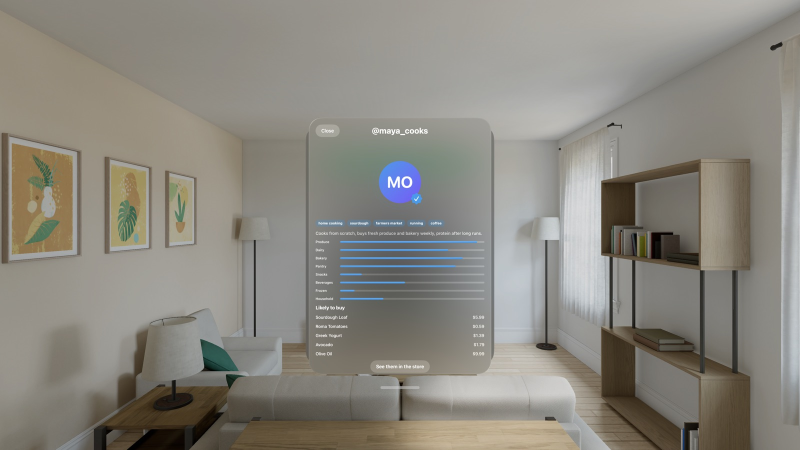
#> input picture docs/readme/04-result.jpg, 1600 x 900 px, given in place of 04-result.png, which was not available (shown at 1/2 size)
$ python make_plan_pdf.py
#> lines starting #> are read from the running program, lines starting #| are printed output that depends on the picture
### tools/make_demo_pdf.py
"""Builds demo/BehaviorAisle-Intent-Demo.pdf: one 1920x1080 page per frame with a title and notes.
Usage: python3 tools/make_demo_pdf.py"""
import os
from PIL import Image, ImageDraw, ImageFont

ROOT = os.path.dirname(os.path.dirname(os.path.abspath(__file__)))
RAW = os.path.join(ROOT, "screenshots", "raw")
OUT = os.path.join(ROOT, "demo", "BehaviorAisle-Intent-Demo.pdf")
W, H = 1920, 1080
BG, FG, DIM, ACC = (12, 14, 18), (240, 240, 240), (150, 155, 165), (94, 230, 168)

PAGES = [
    ("title", "Shelfcast: predicted intent", [
        "X profile -> interests -> predicted groceries -> the shelf they walk to.",
        "New since the X profile demo: intent panel, shelf beacon, floor path, reason per item.",
    ]),
    ("04-result.png", "1. Profile read", ["Interests and category affinity from @maya_cooks bio and posts."]),
    ("07-intent-hero.png", "2. Interest to item", [
        "Panel ties each predicted item to the interest that explains it (farmers market -> Roma Tomatoes).",
        "Probability, aisle and rank per item. Rank 1 highlighted in the shopper color.",
    ]),
    ("07b-intent-panel.png", "2b. Panel close-up", [
        "Roma Tomatoes, Red Apples, Navel Oranges, each traced to 'farmers market', Aisle 1 Produce.",
    ]),
    ("08-intent-path.png", "3. Where they go next", [
        "Marching dotted path on the floor from the shopper toward the aisle spot.",
        "Light beam and pulsing ring on the rank-1 product, quieter rings on ranks 2-3.",
    ]),
    ("gaps", "Blindspots left", [
        "Packed density hangs store generation in the simulator at 2%; captures use stocked.",
        "Probabilities are flat (7-8%) over 32 SKUs; show share vs. uniform 3% or top-3 mass.",
        "Panel and beacon too small at 3 m; needs a viewer-facing HUD or closer camera route.",
        "Rank-1 shelf (Aisle 1) sits off-frame from the center aisle; camera should pan to it.",
        "Viewer has no store-level answer: which shelves this profile will hit (aisle heat for one person).",
    ]),
]


def font(size, bold=False):
    for p in ["/System/Library/Fonts/SFNS.ttf", "/System/Library/Fonts/Helvetica.ttc"]:
        if os.path.exists(p):
            try:
                f = ImageFont.truetype(p, size)
                if bold:
                    try: f.set_variation_by_name("Bold")
                    except Exception: pass
                return f
            except Exception:
                pass
    return ImageFont.load_default()


def page(kind, title, lines):
#> called with kind = 'title', title = 'Shelfcast: predicted intent'
    im = Image.new("RGB", (W, H), BG)
    d = ImageDraw.Draw(im)
    if kind in ("title", "gaps"):
        d.text((120, 300 if kind == "title" else 140), title, font=font(84, True), fill=FG)
        y = 440 if kind == "title" else 300
        for l in lines:
            d.text((120, y), ("- " if kind == "gaps" else "") + l, font=font(40), fill=DIM)
            y += 80
#> after the loop, y = 600
        d.rectangle((120, 260 if kind == "title" else 110, 260, 268 if kind == "title" else 118), fill=ACC)
        return im
    path = os.path.join(RAW, kind)
    if not os.path.exists(path):
        d.text((120, 500), f"missing {kind}", font=font(48), fill=(255, 93, 93))
        return im
    shot = Image.open(path).convert("RGB")
    shot.thumbnail((W, 860))
    im.paste(shot, ((W - shot.width) // 2, 0))
    y = 875
    d.text((80, y), title, font=font(48, True), fill=FG)
    for i, l in enumerate(lines):
        d.text((80, y + 68 + i * 46), l, font=font(32), fill=DIM)
    return im


pages = [page(*p) for p in PAGES]
#> call 2 of page, with kind = '04-result.png', title = '1. Profile read'
#> in page, shot is the input picture: PIL image 1600x900 RGB; mean R, G, B 138.4, 135.4, 127.2
#> the loop in page (call 2), `for i, l in enumerate(lines):` made 1 pass
#> call 3 of page, with kind = '07-intent-hero.png', title = '2. Interest to item'
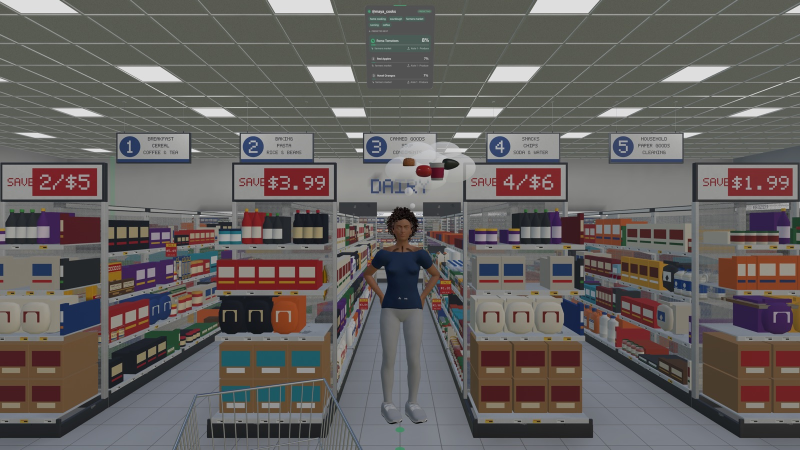
#> input picture docs/readme/07-intent-hero.jpg, 1600 x 900 px, given in place of 07-intent-hero.png, which was not available (shown at 1/2 size)
#> in page, shot is the input picture: PIL image 1600x900 RGB; mean R, G, B 101, 96.2, 94
#> in page (call 3), `im.paste(shot, ((W - shot.width) // 2, 0))`:
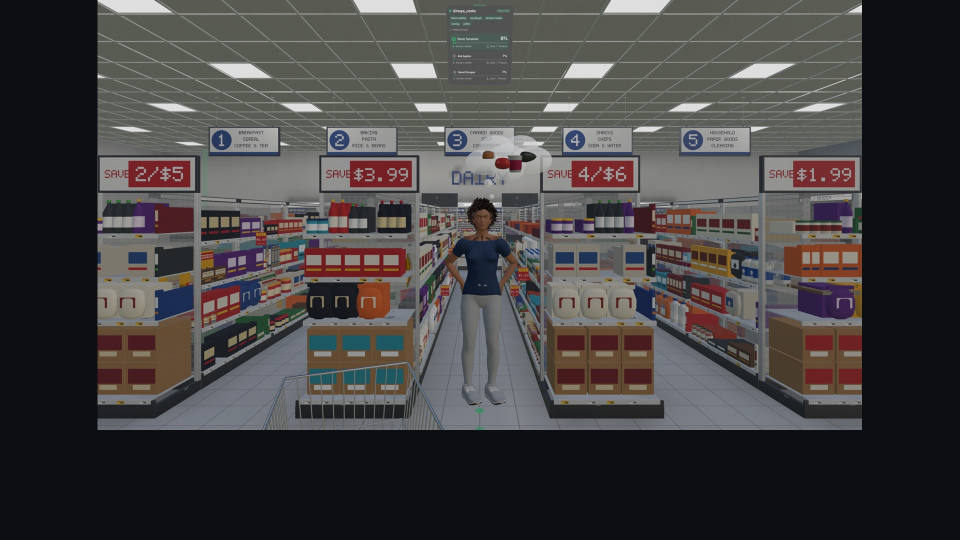
#> im: PIL image 1920x1080 RGB (shown at 1/2 size); mean R, G, B 68.4, 66.1, 66.2
#> the loop in page (call 3), `for i, l in enumerate(lines):` made 2 passes
#> call 4 of page, with kind = '07b-intent-panel.png', title = '2b. Panel close-up'
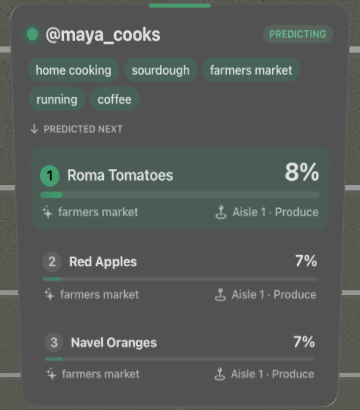
#> input picture screenshots/raw/07b-intent-panel.png, 360 x 410 px
#> the loop in page (call 4), `for i, l in enumerate(lines):` made 1 pass
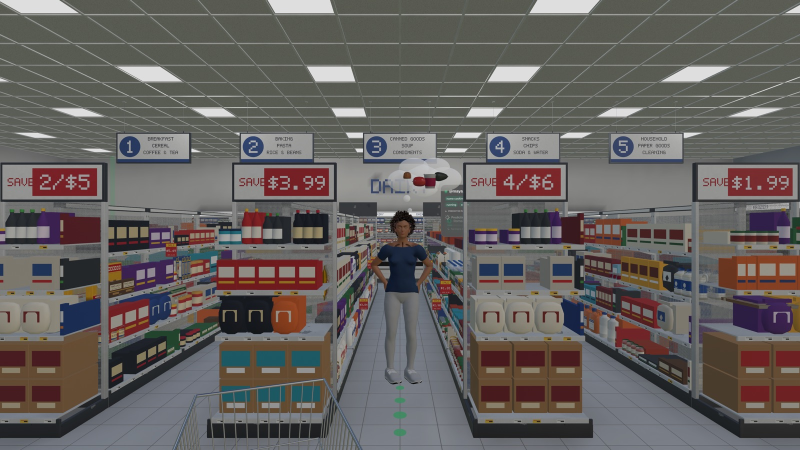
#> input picture docs/readme/08-intent-path.jpg, 1600 x 900 px, given in place of 08-intent-path.png, which was not available (shown at 1/2 size)
#> in page, shot is the input picture: PIL image 1600x900 RGB; mean R, G, B 101.2, 96.5, 94.2
#> in page (call 5), `shot.thumbnail((W, 860))`:
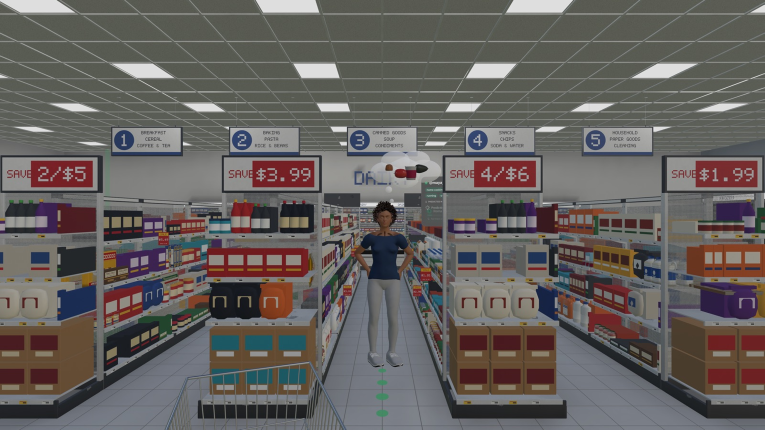
#> shot: PIL image 1529x860 RGB (shown at 1/2 size); mean R, G, B 101.2, 96.5, 94.2
#> the loop in page (call 5), `for i, l in enumerate(lines):` made 2 passes
#> pages = 6 items
pages[0].save(OUT, save_all=True, append_images=pages[1:], resolution=144)
print(OUT, len(pages), "pages")
#| demo/BehaviorAisle-Intent-Demo.pdf 6 pages

### tools/make_plan_pdf.py
"""Builds demo/BehaviorAisle-Demo-Plan.pdf: event fit, feature coverage, must-finish list, demo run sheet.
Usage: python3 tools/make_plan_pdf.py"""
import os
from PIL import Image, ImageDraw
from make_demo_pdf import font, W, H, BG, FG, DIM, ACC

ROOT = os.path.dirname(os.path.dirname(os.path.abspath(__file__)))
OUT = os.path.join(ROOT, "demo", "BehaviorAisle-Demo-Plan.pdf")
RAW = os.path.join(ROOT, "screenshots", "raw")
OK, PART, MISS = ACC, (240, 196, 80), (240, 96, 96)

EVENT = ("Sundai Hack 148, MIT, 8 Nov 2026", [
    "Theme: Behavioral Models, predict the next action (Unbox AI BehaviorGPT).",
    "Source: PRD.md. sundai.club event pages load client-side and /hacks needs sign-in;",
    "theme, sponsors and judging rubric were not readable by fetch on 2026-11-08.",
    "",
    "What judges of a behavior-model hack check:",
    "1. The model is live and visibly drives behavior (not scripted).",
    "2. Next action is legible: item, probability, and why.",
    "3. A change to the world changes the prediction (cause -> effect).",
    "4. Some proof it is right: accuracy, hit rate, or a baseline comparison.",
    "5. A buyer and a use case: who pays, what decision it replaces.",
])

COVERAGE = [
    ("Live BehaviorGPT next-action calls via proxy", "built", "Predict/BehaviorGPTPredictor.swift, proxy/"),
    ("Offline fallback: replay log, then heuristic", "built", "RoutedPredictor"),
    ("Lifesize store with stocked shelves", "partial", "StoreBuilder + StoreDensity (uncommitted)"),
    ("Shoppers act on predictions in a loop", "built", "AppModel.request/execute/finishPick"),
    ("Top-3 next actions with probability", "built", "PredictionCard, IntentPanel"),
    ("Reason per prediction (interest -> item)", "built", "IntentExplainer"),
    ("Destination shown in space: path, beacon", "built", "Viz/IntentLayer.swift"),
    ("Branch view: ghosts walk top 3", "built", "Viz/GhostLayer.swift"),
    ("What-if: move product, sale sign, re-query", "built", "moveProduct, toggleSale"),
    ("Store heatmap", "built", "Viz/HeatmapLayer.swift"),
    ("Anomaly flag at checkout", "built", "anomaly badge"),
    ("Real person in: X profile -> persona", "built", "Profile/, ProfileImportView"),
    ("Basket timeline + top-1 hit counter", "built", "IntentPanel.BasketTimeline (this pass)"),
    ("Before/after metric for a what-if", "built", "Experiment.whatIf, paired 95% CI"),
    ("Live vs heuristic side by side", "built", "IntentPanel.BaselineRow"),
    ("Accuracy vs baselines + ablations", "built", "Experiment.accuracy (simulated truth)"),
    ("Run on device / simulator end to end", "partial", "PRD status: not yet run"),
]

MUST = [
    ("P0", "Run the full demo route on simulator once; fix any crash.", "demo blocker"),
    ("P0", "Confirm Unbox field names in proxy/worker.js at workshop; one live call.", "theme fit"),
    ("P0", "Commit StoreDensity + intent layer; restock to packed preset.", "store reads finished"),
    ("P1", "What-if delta chip: 'Paper towels +38% picks' after sale toggle.", "proof of effect"),
    ("P1", "Source toggle on one shopper: BehaviorGPT vs heuristic top 3.", "model value"),
    ("P1", "Bundle predictions.jsonl from a live run so replay works offline.", "wifi risk"),
    ("P2", "Personal heatmap for the imported profile.", "nice to have"),
    ("P2", "Record 60 s backup video via /vision-record-demo.", "fallback"),
]

PLAN = [
    ("0:00", "Hook", "A shelf move costs weeks of sales data. We predict it in minutes."),
    ("0:15", "Real person", "Paste an X handle. Interests -> persona -> likely basket."),
    ("0:45", "Enter store", "Shopper walks in; panel shows top 3 next actions, %, reason."),
    ("1:05", "Destination", "Floor path and beacon on the rank-1 shelf; shopper walks it."),
    ("1:25", "Branches", "Tap shopper: 3 ghosts walk the 3 futures with probabilities."),
    ("1:45", "What-if", "Sale sign on paper towels; Budget Parent re-routes live."),
    ("2:10", "Proof", "Basket timeline, Top-1 hits 7/9; heatmap over 50 shoppers."),
    ("2:40", "Ask", "Merchandisers test planograms on predicted shoppers first."),
]


def base(title):
    im = Image.new("RGB", (W, H), BG)
    d = ImageDraw.Draw(im)
    d.text((100, 70), title, font=font(64, True), fill=FG)
    return im, d


def p_title():
    im, d = base("")
    d.text((120, 320), "Shelfcast demo plan", font=font(96, True), fill=FG)
    d.text((120, 450), "Sundai Hack 148 · Behavioral Models · 8 Nov 2026", font=font(44), fill=ACC)
    d.text((120, 520), "Coverage of expected features, must-finish list, 3-minute run sheet.", font=font(36), fill=DIM)
    shot = os.path.join(RAW, "06-aisle.png")
    if os.path.exists(shot):
        s = Image.open(shot).convert("RGB"); s.thumbnail((700, 400))
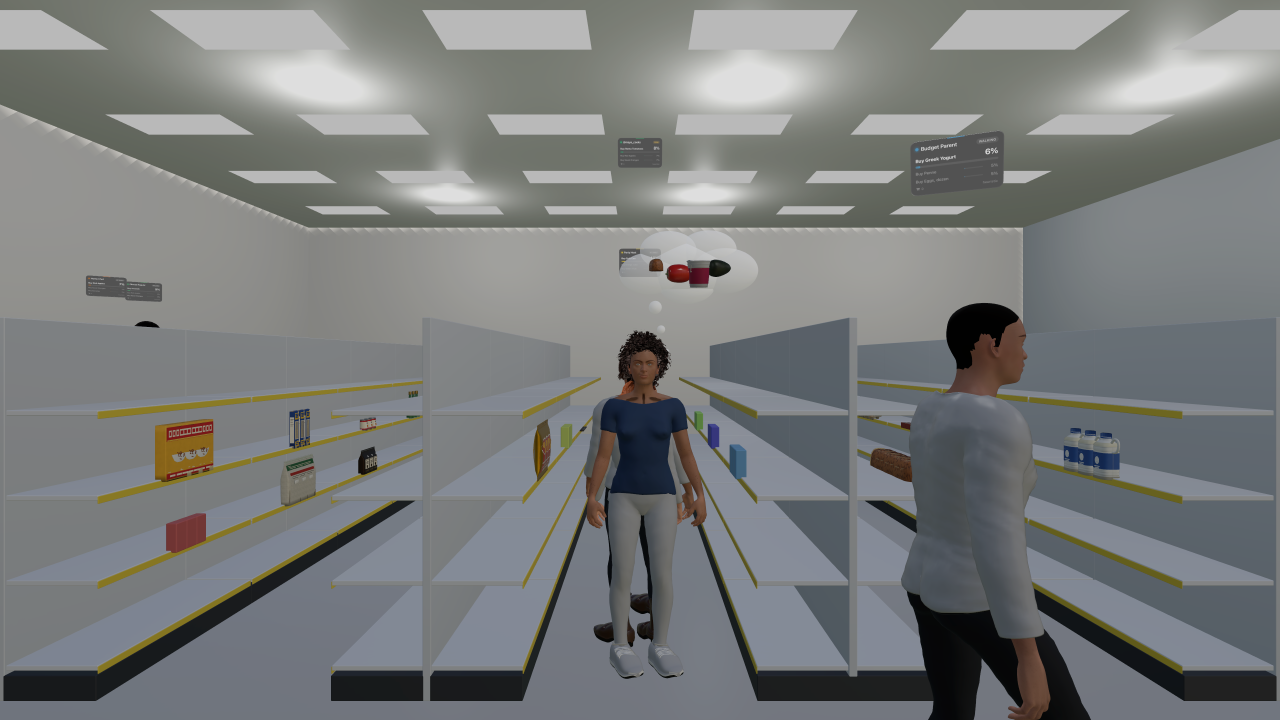
#> input picture screenshots/raw/06-aisle.png, 3840 x 2160 px (shown at 1/3 size)
        im.paste(s, (W - s.width - 100, H - s.height - 100))
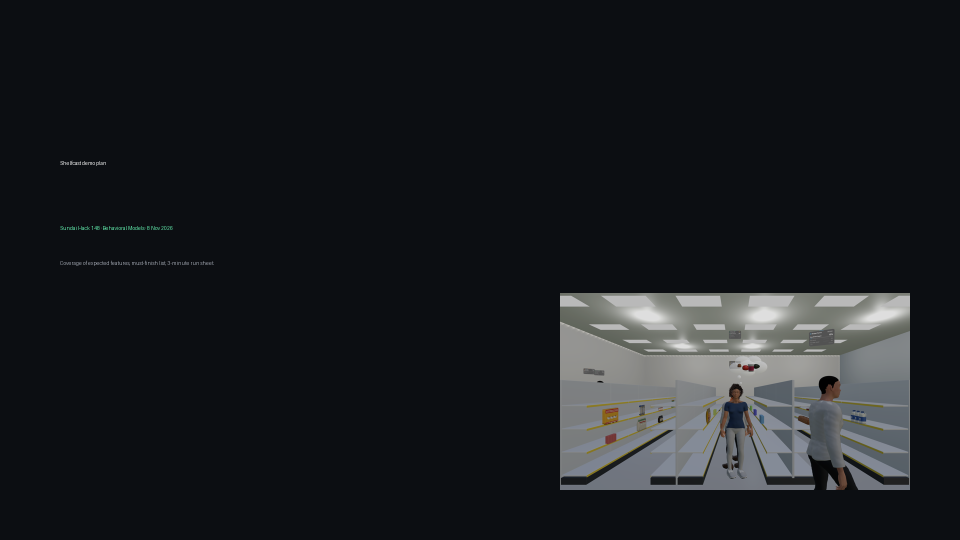
#> im: PIL image 1920x1080 RGB (shown at 1/2 size); mean R, G, B 26.7, 28.8, 32.2
    return im


def p_event():
    im, d = base(EVENT[0])
    y = 190
    for l in EVENT[1]:
        d.text((100, y), l, font=font(38), fill=FG if l[:1].isdigit() else DIM); y += 60
#> after the loop, y = 790
    return im


def p_cov():
    im, d = base("Expected features vs built")
    y, f, fs = 175, font(31), font(25)
    for name, st, where in COVERAGE:
        c = {"built": OK, "partial": PART, "missing": MISS}[st]
        d.rounded_rectangle((100, y + 4, 250, y + 42), 10, fill=c)
        d.text((175, y + 23), st.upper(), font=fs, fill=BG, anchor="mm")
        d.text((280, y + 6), name, font=f, fill=FG)
        d.text((1180, y + 10), where, font=fs, fill=DIM)
        y += 47
#> after the loop, y = 974
    b = sum(1 for r in COVERAGE if r[1] == "built")
    d.text((100, H - 60), f"{b}/{len(COVERAGE)} built", font=font(30, True), fill=ACC)
    return im


def p_must():
    im, d = base("Must finish before demo")
    y = 200
    for pr, task, why in MUST:
        c = MISS if pr == "P0" else PART if pr == "P1" else DIM
        d.text((100, y), pr, font=font(40, True), fill=c)
        d.text((210, y), task, font=font(36), fill=FG)
        d.text((210, y + 46), why, font=font(26), fill=DIM)
        y += 102
#> after the loop, y = 1016
    return im


def p_plan():
    im, d = base("Ideal 3-minute demo")
    y = 200
    for t, step, say in PLAN:
        d.text((100, y), t, font=font(40, True), fill=ACC)
        d.text((260, y), step, font=font(40, True), fill=FG)
        d.text((620, y + 6), say, font=font(32), fill=DIM)
        y += 96
#> after the loop, y = 968
    d.text((100, H - 80), "Fallback: replay mode + bundled predictions.jsonl if wifi or proxy fails.", font=font(28), fill=PART)
    return im


pages = [p_title(), p_event(), p_cov(), p_must(), p_plan()]
os.makedirs(os.path.dirname(OUT), exist_ok=True)
pages[0].save(OUT, save_all=True, append_images=pages[1:], resolution=144)
print(OUT)
